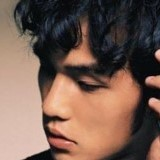
#> input picture 201031032.jpg, 160 x 160 px
$ jupyter execute generate.ipynb   (older library calls are emulated)
#> lines starting #> are read from the running program, lines starting #| are printed output that depends on the picture
[cell 1]
import os
from PIL import Image
import matplotlib.pyplot as plt
import numpy as np

[cell 2]
img = np.ones((201, 201), dtype=np.int32) * 255

# Display a grayscale image with scalar data.

[cell 3]
def show(img):
    plt.imshow(img, cmap='gray', vmax=255, vmin=0)
    plt.show()

[cell 4]

'''
         x
  -------------------------->
  |
  |
 y|
  |
  |
  |
  \/
'''

[cell 5]
# p1 = (y1, x1), p2 = (y2, x2)
# flag
def draw_line(canvas, p1, p2, color, flag = False):
    if p1[1] > p2[1]:
        p1, p2 = p2, p1
    dy = p2[0] - p1[0]
    dx = p2[1] - p1[1]
    x = int(p1[1])
    y = int(p1[0])
    if dx != 0:
        k = dy / dx
        if k >= 0:
            if k <= 1: # x是长边
                canvas[y, x] = color
                e = dx * -1
                while x < p2[1]:
                    e = e + 2 * dy
                    x = x + 1
                    if e > 0:
                        y = y + 1
                        e = e - 2 * dx
                    else:
                        pass
                        # y = y
                    if flag:
                        # print('\n')
                        # print(p1, p2)
                        # print(p2[1])
                        canvas[y, int(x - 2 * (x - p1[1]))] = color

                    else:
                        canvas[y, x] = color
            else: # y是长边
                canvas[y, x] = color
                e = dy * -1
                while y < p2[0]:
                    e = e + 2 * dx
                    y = y + 1
                    if e > 0:
                        x = x + 1
                        e = e - 2 * dy
                    else:
                        pass
                        # y = y
                    if flag:
                        # print(x)
                        canvas[y, int(x - 2 * (x - p1[1]))] = color
                        # if int(x - p1[1]) < 0:
                        #     print(p1, p2, flag)
                    else:
                        canvas[y, x] = color
        else:
            draw_line(canvas, (y, x + 2 * dx), p2, color, True)
    else: # 垂直x 轴的直线
        step = 1
        if dy < 0:
            step = -1

        for i in range(p1[0], p2[0] + step, step):
            canvas[i, p1[1]] = color

# Test draw_line

[cell 6]
# verticial line
draw_line(img,(70, 50),(50, 50), 0)
show(img)
#> in show, `plt.show()`:
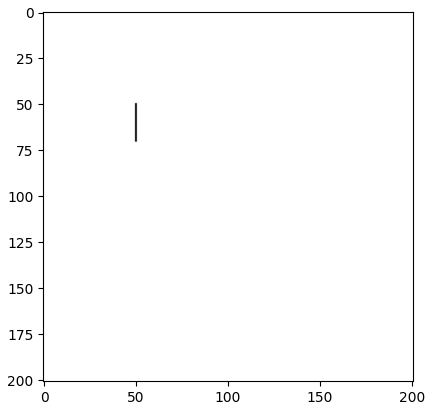
#> figure drawn by matplotlib, 1 panel

[cell 7]
draw_line(img, (0, 0), (5, 40), 100)
show(img)

[cell 8]
draw_line(img, (20, 0), (0, 40), 0)
show(img)

[cell 9]
draw_line(img, (70, 0), (0, 40), 0)
show(img)

# Drawing function capable of Accumulating pixel value

[cell 10]
def draw_line_acc(canvas, p1, p2, color, flag = False):
    if p1[1] > p2[1]:
        p1, p2 = p2, p1
    dy = p2[0] - p1[0]
    dx = p2[1] - p1[1]
    x = int(p1[1])
    y = int(p1[0])
    if dx != 0:
        k = dy / dx
        if k >= 0:
            if k <= 1: # x是长边
                canvas[y, x] += color
                e = dx * -1
                while x < p2[1]:
                    e = e + 2 * dy
                    x = x + 1
                    if e > 0:
                        y = y + 1
                        e = e - 2 * dx
                    else:
                        pass
                        # y = y
                    if flag:

                        canvas[y, int(x - 2 * (x - p1[1]))] += color

                    else:
                        canvas[y, x] += color
            else: # y是长边
                canvas[y, x] += color
                e = dy * -1
                while y < p2[0]:
                    e = e + 2 * dx
                    y = y + 1
                    if e > 0:
                        x = x + 1
                        e = e - 2 * dy
                    else:
                        pass
                        # y = y
                    if flag:
                        canvas[y, int(x - 2 * (x - p1[1]))] += color

                    else:
                        canvas[y, x] += color
        else:
            draw_line_acc(canvas, (y, x + 2 * dx), p2, color, True)
    else: # 垂直x 轴的直线
        step = 1
        if dy < 0:
            step = -1

        for i in range(p1[0], p2[0] + step, step):
            canvas[i, p1[1]] += color

# Test draw_line_acc

[cell 11]
img = np.ones((201, 201)) * 255

c  = (100, 100)
r = 100
dx = 0
dy = 0


for i in range(360):
    draw_line_acc(img, c, (int(c[0] + dx), int(c[1] + dy)), -20)

    dx = round(np.sin(2*np.pi / 360 * i) * r)
    dx = min(dx, r)
    dy = round(np.cos(2*np.pi / 360 * i) * r)
    dy = min(dy, r)


c = (50, 50)
for i in range(360):
    draw_line_acc(img, c, (int(c[0] + dx), int(c[1] + dy)), -20)

    dx = round(np.sin(2*np.pi / 360 * i) * r)
    dx = min(dx, r)
    dy = round(np.cos(2*np.pi / 360 * i) * r)
    dy = min(dy, r)

show(img)
#> in show (call 5), `plt.show()`:
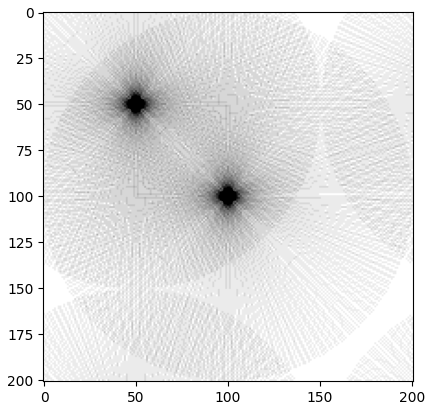
#> figure drawn by matplotlib, 1 panel

# Create empty canvas

[cell 12]
img = np.ones((201, 201)) * 255

[cell 13]
show(img)

# Create circular robs

[cell 14]
c  = (100, 100)
r = 100
num = 180
robs = []
for i in range(num):

    dx = round(np.sin(2*np.pi / num * i) * r)
    dx = min(dx, r)
    dy = round(np.cos(2*np.pi / num * i) * r)
    dy = min(dy, r)
    robs.append([c[0] + dy, c[1] + dx])

[cell 15]
for p in robs:
    img[p[0], p[1]] = 1

[cell 16]
show(img)

# Read target image

[cell 17]
r = 100
img_path = "201031032.jpg"
img_o = Image.open(img_path)
#> img_o is the input picture: PIL image 160x160 RGB; mean R, G, B 115.7, 90.8, 79.5
img_o = img_o.resize((2*r+1, 2*r+1), Image.ANTIALIAS)
#> img_o: PIL image 201x201 RGB

img_o = np.array(img_o)


def rgb2gray(rgb):
    return np.dot(rgb[...,:3], [0.299, 0.587, 0.114])

img_o = rgb2gray(img_o)
#> in rgb2gray, `return np.dot(rgb[...,:3], [0.299, 0.587, 0.114])`:
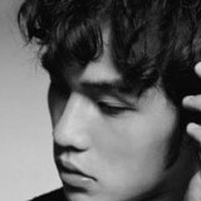
#> returned value: shape (201, 201) float64; min 0.342, max 214, mean 97

print(f"loaded image {img_path}, and convert to shape {img_o.shape}")
#| loaded image 201031032.jpg, and convert to shape (201, 201)
